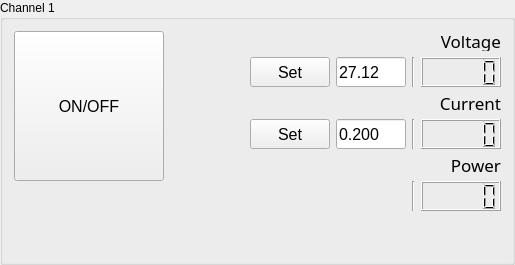
         <widget class="QGroupBox" name="groupBox_2">
          <property name="title">
           <string>Channel 1</string>
          </property>
          <layout class="QHBoxLayout" name="horizontalLayout_8">
           <item>
            <layout class="QVBoxLayout" name="verticalLayout_13">
             <item>
              <widget class="QPushButton" name="pushButton_ONOFF_CH1">
               <property name="sizePolicy">
                <sizepolicy hsizetype="MinimumExpanding" vsizetype="MinimumExpanding">
                 <horstretch>0</horstretch>
                 <verstretch>0</verstretch>
                </sizepolicy>
               </property>
               <property name="minimumSize">
                <size>
                 <width>150</width>
                 <height>150</height>
                </size>
               </property>
               <property name="maximumSize">
                <size>
                 <width>200</width>
                 <height>200</height>
                </size>
               </property>
               <property name="font">
                <font>
                 <pointsize>12</pointsize>
                </font>
               </property>
               <property name="autoFillBackground">
                <bool>true</bool>
               </property>
               <property name="text">
                <string>ON/OFF</string>
               </property>
               <property name="checkable">
                <bool>true</bool>
               </property>
              </widget>
             </item>
             <item>
              <spacer name="verticalSpacer_4">
               <property name="orientation">
                <enum>Qt::Vertical</enum>
               </property>
               <property name="sizeHint" stdset="0">
                <size>
                 <width>20</width>
                 <height>40</height>
                </size>
               </property>
              </spacer>
             </item>
            </layout>
           </item>
           <item>
            <spacer name="horizontalSpacer_16">
             <property name="orientation">
              <enum>Qt::Horizontal</enum>
             </property>
             <property name="sizeHint" stdset="0">
              <size>
               <width>40</width>
               <height>20</height>
              </size>
             </property>
            </spacer>
           </item>
           <item>
            <layout class="QVBoxLayout" name="verticalLayout_9">
             <item>
              <layout class="QGridLayout" name="gridLayout_3">
               <item row="0" column="0">
                <spacer name="horizontalSpacer_7">
                 <property name="orientation">
                  <enum>Qt::Horizontal</enum>
                 </property>
                 <property name="sizeHint" stdset="0">
                  <size>
                   <width>40</width>
                   <height>20</height>
                  </size>
                 </property>
                </spacer>
               </item>
               <item row="1" column="0">
                <spacer name="horizontalSpacer_14">
                 <property name="orientation">
                  <enum>Qt::Horizontal</enum>
                 </property>
                 <property name="sizeHint" stdset="0">
                  <size>
                   <width>40</width>
                   <height>20</height>
                  </size>
                 </property>
                </spacer>
               </item>
               <item row="1" column="1" colspan="2">
                <widget class="QPushButton" name="pushButton_SetVoltageCH1">
                 <property name="sizePolicy">
                  <sizepolicy hsizetype="MinimumExpanding" vsizetype="MinimumExpanding">
                   <horstretch>0</horstretch>
                   <verstretch>0</verstretch>
                  </sizepolicy>
                 </property>
                 <property name="minimumSize">
                  <size>
                   <width>70</width>
                   <height>30</height>
                  </size>
                 </property>
                 <property name="maximumSize">
                  <size>
                   <width>100</width>
                   <height>70</height>
                  </size>
                 </property>
                 <property name="font">
                  <font>
                   <pointsize>12</pointsize>
                  </font>
                 </property>
                 <property name="text">
                  <string>Set</string>
                 </property>
                </widget>
               </item>
               <item row="1" column="3">
                <widget class="QLineEdit" name="lineEdit_VoltageToSetCH1">
                 <property name="sizePolicy">
                  <sizepolicy hsizetype="MinimumExpanding" vsizetype="MinimumExpanding">
                   <horstretch>0</horstretch>
                   <verstretch>0</verstretch>
                  </sizepolicy>
                 </property>
                 <property name="minimumSize">
                  <size>
                   <width>70</width>
                   <height>30</height>
                  </size>
                 </property>
                 <property name="maximumSize">
                  <size>
                   <width>70</width>
                   <height>70</height>
                  </size>
                 </property>
                 <property name="font">
                  <font>
                   <pointsize>12</pointsize>
                  </font>
                 </property>
                 <property name="text">
                  <string>27.12</string>
                 </property>
                </widget>
               </item>
               <item row="1" column="4">
                <widget class="Line" name="line_4">
                 <property name="orientation">
                  <enum>Qt::Vertical</enum>
                 </property>
                </widget>
               </item>
               <item row="1" column="5">
                <widget class="QLCDNumber" name="lcdNumber_VoltageCH1">
                 <property name="sizePolicy">
                  <sizepolicy hsizetype="MinimumExpanding" vsizetype="MinimumExpanding">
                   <horstretch>0</horstretch>
                   <verstretch>0</verstretch>
                  </sizepolicy>
                 </property>
                 <property name="minimumSize">
                  <size>
                   <width>70</width>
                   <height>30</height>
                  </size>
                 </property>
                 <property name="maximumSize">
                  <size>
                   <width>100</width>
                   <height>70</height>
                  </size>
                 </property>
                 <property name="smallDecimalPoint">
                  <bool>false</bool>
                 </property>
                 <property name="digitCount">
                  <number>5</number>
                 </property>
                </widget>
               </item>
               <item row="2" column="0">
                <spacer name="horizontalSpacer_8">
                 <property name="orientation">
                  <enum>Qt::Horizontal</enum>
                 </property>
                 <property name="sizeHint" stdset="0">
                  <size>
                   <width>40</width>
                   <height>20</height>
                  </size>
                 </property>
                </spacer>
               </item>
               <item row="3" column="0">
                <spacer name="horizontalSpacer_15">
                 <property name="orientation">
                  <enum>Qt::Horizontal</enum>
                 </property>
                 <property name="sizeHint" stdset="0">
                  <size>
                   <width>40</width>
                   <height>20</height>
                  </size>
                 </property>
                </spacer>
               </item>
               <item row="3" column="1" colspan="2">
                <widget class="QPushButton" name="pushButton_SetCurrentCH1">
                 <property name="sizePolicy">
                  <sizepolicy hsizetype="MinimumExpanding" vsizetype="MinimumExpanding">
                   <horstretch>0</horstretch>
                   <verstretch>0</verstretch>
                  </sizepolicy>
                 </property>
                 <property name="minimumSize">
                  <size>
                   <width>70</width>
                   <height>30</height>
                  </size>
                 </property>
                 <property name="maximumSize">
                  <size>
                   <width>100</width>
                   <height>70</height>
                  </size>
                 </property>
                 <property name="font">
                  <font>
                   <pointsize>12</pointsize>
                  </font>
                 </property>
                 <property name="text">
                  <string>Set</string>
                 </property>
                </widget>
               </item>
               <item row="3" column="3">
                <widget class="QLineEdit" name="lineEdit_CurrentToSetCH1">
                 <property name="sizePolicy">
                  <sizepolicy hsizetype="MinimumExpanding" vsizetype="MinimumExpanding">
                   <horstretch>0</horstretch>
                   <verstretch>0</verstretch>
                  </sizepolicy>
                 </property>
                 <property name="minimumSize">
                  <size>
                   <width>70</width>
                   <height>30</height>
                  </size>
                 </property>
                 <property name="maximumSize">
                  <size>
                   <width>70</width>
                   <height>70</height>
                  </size>
                 </property>
                 <property name="font">
                  <font>
                   <pointsize>12</pointsize>
                  </font>
                 </property>
                 <property name="text">
                  <string>0.200</string>
                 </property>
                </widget>
               </item>
               <item row="3" column="4">
                <widget class="Line" name="line_7">
                 <property name="orientation">
                  <enum>Qt::Vertical</enum>
                 </property>
                </widget>
               </item>
               <item row="3" column="5">
                <widget class="QLCDNumber" name="lcdNumber_CurrentCH1">
                 <property name="sizePolicy">
                  <sizepolicy hsizetype="MinimumExpanding" vsizetype="MinimumExpanding">
                   <horstretch>0</horstretch>
                   <verstretch>0</verstretch>
                  </sizepolicy>
                 </property>
                 <property name="minimumSize">
                  <size>
                   <width>70</width>
                   <height>30</height>
                  </size>
                 </property>
                 <property name="maximumSize">
                  <size>
                   <width>100</width>
                   <height>70</height>
                  </size>
                 </property>
                 <property name="digitCount">
                  <number>5</number>
                 </property>
                </widget>
               </item>
               <item row="4" column="0">
                <spacer name="horizontalSpacer_2">
                 <property name="orientation">
                  <enum>Qt::Horizontal</enum>
                 </property>
                 <property name="sizeHint" stdset="0">
                  <size>
                   <width>40</width>
                   <height>20</height>
                  </size>
                 </property>
                </spacer>
               </item>
               <item row="5" column="0">
                <spacer name="horizontalSpacer_3">
                 <property name="orientation">
                  <enum>Qt::Horizontal</enum>
                 </property>
                 <property name="sizeHint" stdset="0">
                  <size>
                   <width>40</width>
                   <height>20</height>
                  </size>
                 </property>
                </spacer>
               </item>
               <item row="0" column="5">
                <widget class="QLabel" name="label_17">
                 <property name="minimumSize">
                  <size>
                   <width>80</width>
                   <height>20</height>
                  </size>
                 </property>
                 <property name="maximumSize">
                  <size>
                   <width>80</width>
                   <height>20</height>
                  </size>
                 </property>
                 <property name="font">
                  <font>
                   <family>Imprint MT Shadow</family>
                   <pointsize>13</pointsize>
                   <weight>50</weight>
                   <italic>false</italic>
                   <bold>false</bold>
                  </font>
                 </property>
                 <property name="text">
                  <string>Voltage</string>
                 </property>
                 <property name="alignment">
                  <set>Qt::AlignRight|Qt::AlignTrailing|Qt::AlignVCenter</set>
                 </property>
                </widget>
               </item>
               <item row="2" column="5">
                <widget class="QLabel" name="label_21">
                 <property name="minimumSize">
                  <size>
                   <width>80</width>
                   <height>20</height>
                  </size>
                 </property>
                 <property name="maximumSize">
                  <size>
                   <width>80</width>
                   <height>20</height>
                  </size>
                 </property>
                 <property name="font">
                  <font>
                   <family>Imprint MT Shadow</family>
                   <pointsize>13</pointsize>
                   <weight>50</weight>
                   <italic>false</italic>
                   <bold>false</bold>
                  </font>
                 </property>
                 <property name="text">
                  <string>Current</string>
                 </property>
                 <property name="alignment">
                  <set>Qt::AlignRight|Qt::AlignTrailing|Qt::AlignVCenter</set>
                 </property>
                </widget>
               </item>
               <item row="4" column="5">
                <widget class="QLabel" name="label_22">
                 <property name="minimumSize">
                  <size>
                   <width>80</width>
                   <height>20</height>
                  </size>
                 </property>
                 <property name="maximumSize">
                  <size>
                   <width>80</width>
                   <height>20</height>
                  </size>
                 </property>
                 <property name="font">
                  <font>
                   <family>Imprint MT Shadow</family>
                   <pointsize>13</pointsize>
                   <weight>50</weight>
                   <italic>false</italic>
                   <bold>false</bold>
                  </font>
                 </property>
                 <property name="text">
                  <string>Power</string>
                 </property>
                 <property name="alignment">
                  <set>Qt::AlignRight|Qt::AlignTrailing|Qt::AlignVCenter</set>
                 </property>
                </widget>
               </item>
               <item row="5" column="5">
                <widget class="QLCDNumber" name="lcdNumber_PowerCH1">
                 <property name="sizePolicy">
                  <sizepolicy hsizetype="MinimumExpanding" vsizetype="MinimumExpanding">
                   <horstretch>0</horstretch>
                   <verstretch>0</verstretch>
                  </sizepolicy>
                 </property>
                 <property name="minimumSize">
                  <size>
                   <width>70</width>
                   <height>30</height>
                  </size>
                 </property>
                 <property name="maximumSize">
                  <size>
                   <width>100</width>
                   <height>70</height>
                  </size>
                 </property>
                 <property name="smallDecimalPoint">
                  <bool>false</bool>
                 </property>
                 <property name="digitCount">
                  <number>5</number>
                 </property>
                </widget>
               </item>
               <item row="5" column="4">
                <widget class="Line" name="line_10">
                 <property name="orientation">
                  <enum>Qt::Vertical</enum>
                 </property>
                </widget>
               </item>
              </layout>
             </item>
             <item>
              <spacer name="verticalSpacer_7">
               <property name="orientation">
                <enum>Qt::Vertical</enum>
               </property>
               <property name="sizeHint" stdset="0">
                <size>
                 <width>20</width>
                 <height>40</height>
                </size>
               </property>
              </spacer>
             </item>
            </layout>
           </item>
          </layout>
         </widget>
